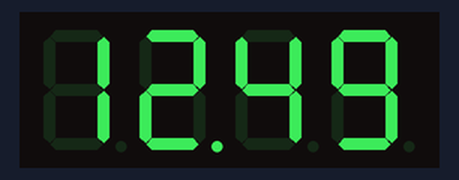
Recording of a sketch running on a simulated Arduino Uno R4 WiFi. Parts: 4-digit seven-segment display. Wiring (inferred from the names in the program): 4-digit 7-segment display, segments lit when LOW: segments D4, D5, D6, D7, D8, D9, D10, D11; digit selects D0, D1, D2, D3. The local clock reads 2024-03-15 10:24:30 at power-on unless the sketch sets it; the segment pins are drawn as the display they are named for.

Above: at 0.1 s.
At 60.6 s:
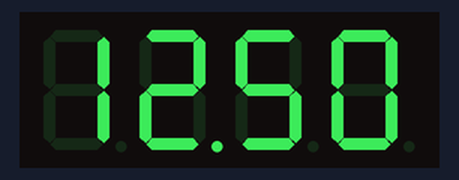
At 121.1 s:
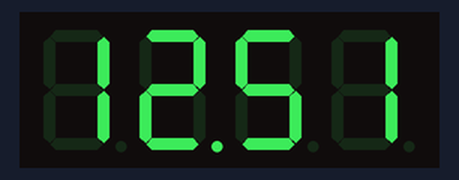

The sketch:

sketch_oct3a.ino
```cpp
// ========================================
// DISPLAY SHARP UP-700
// Reloj + mensajes - 4 dígitos
// ========================================
#include "RTC.h"
// ----------------------------------------
// CONFIGURACIÓN DE PINES
// ----------------------------------------

const int digitPins[4] = {0, 1, 2, 3};  // Dígitos, de izquierda a derecha

const int segmentPins[8] = {4, 5, 6, 7, 8, 9, 10, 11}; // Segmentos: A B C D E F G DP

const int tiempoDigito = 2; // Tiempo que permanece activo cada dígito (ms)

// ========================================
// PATRONES DE NÚMEROS
// ========================================

// Orden: A B C D E F G
// 1 = segmento encendido
// 0 = segmento apagado
const bool numeros[10][7] = {
  {1, 1, 1, 1, 1, 1, 0}, // 0
  {0, 1, 1, 0, 0, 0, 0}, // 1
  {1, 1, 0, 1, 1, 0, 1}, // 2
  {1, 1, 1, 1, 0, 0, 1}, // 3
  {0, 1, 1, 0, 0, 1, 1}, // 4
  {1, 0, 1, 1, 0, 1, 1}, // 5
  {1, 0, 1, 1, 1, 1, 1}, // 6
  {1, 1, 1, 0, 0, 0, 0}, // 7
  {1, 1, 1, 1, 1, 1, 1}, // 8
  {1, 1, 1, 1, 0, 1, 1}  // 9
};


// ========================================
// PATRONES PERSONALIZADOS
// ========================================

// Orden: A B C D E F G
const bool abecedario[26][7] = {

  {1, 1, 1, 0, 1, 1, 1}, // A 0
  {0, 0, 1, 1, 1, 1, 1}, // B 1
  {1, 0, 0, 1, 1, 1, 0}, // C 2
  {0, 1, 1, 1, 1, 0, 1}, // D 3
  {1, 0, 0, 1, 1, 1, 1}, // E 4
  {1, 0, 0, 0, 1, 1, 1}, // F 5
  {1, 0, 1, 1, 1, 1, 0}, // G 6
  {0, 1, 1, 0, 1, 1, 1}, // H 7
  {0, 0, 0, 0, 1, 1, 0}, // I 8
  {0, 1, 1, 1, 1, 0, 0}, // J 9
  {1, 0, 1, 0, 1, 1, 1}, // K 10
  {0, 0, 0, 1, 1, 1, 0}, // L 11
  {1, 1, 1, 0, 1, 1, 0}, // M 12
  {0, 0, 1, 0, 1, 0, 1}, // N 13
  {1, 1, 1, 1, 1, 1, 0}, // O 14
  {1, 1, 0, 0, 1, 1, 1}, // P 15
  {1, 1, 1, 1, 0, 1, 1}, // Q 16
  {0, 0, 0, 0, 1, 0, 1}, // R 17
  {1, 0, 1, 1, 0, 1, 1}, // S 18
  {0, 0, 0, 1, 1, 1, 1}, // T 19
  {0, 1, 1, 1, 1, 1, 0}, // U 20
  {0, 1, 1, 1, 1, 1, 0}, // V 21
  {0, 1, 1, 1, 1, 1, 0}, // W 22
  {0, 1, 1, 0, 1, 1, 1}, // X 23
  {0, 1, 1, 1, 0, 1, 1}, // Y 24
  {1, 1, 0, 1, 1, 0, 1}  // Z 25

};


// ========================================
// SETUP
// ========================================
void setup() {
  Serial.begin(9600);
  RTC.begin(); //Inicai el reloj interno de la placa
 RTCTime startTime(
    4,
    Month::OCTOBER,
    2026,
    12,
    49,
    0,
    DayOfWeek::SUNDAY,
    SaveLight::SAVING_TIME_ACTIVE
  );
  RTC.setTime(startTime);

  // Configurar dígitos
  for (int i = 0; i < 4; i++) {
    pinMode(digitPins[i], OUTPUT);
    digitalWrite(digitPins[i], LOW);

  }

  // Configurar segmentos
  for (int i = 0; i < 8; i++) {
    pinMode(segmentPins[i], OUTPUT);
    digitalWrite(segmentPins[i], HIGH);
  }
}

// ========================================
// APAGAR TODO
// ========================================
void apagarTodo() {
  // Apagar todos los dígitos
  for (int i = 0; i < 4; i++) {
    digitalWrite(digitPins[i], LOW);
  }
  // Apagar todos los segmentos
  for (int i = 0; i < 8; i++) {
    digitalWrite(segmentPins[i], HIGH);
  }
}
// ========================================
// MOSTRAR UN PATRÓN
// ========================================
void mostrarPatron(int posicion, const bool patron[7], bool punto = false) {
  apagarTodo(); // Primero apagamos todo para evitar segmentos fantasma

  // Activar los segmentos necesarios
  for (int i = 0; i < 7; i++) {
    if (patron[i]) {
      digitalWrite(segmentPins[i], LOW);
    }
  }

  // Activar el punto decimal si se solicita
  if (punto) {
    digitalWrite(segmentPins[7], LOW);
  }

  // Activar el dígito seleccionado
  digitalWrite(digitPins[posicion], HIGH);

  // Mantenerlo encendido durante un instante
  delay(tiempoDigito);
}
// ========================================
// MOSTRAR MENSAJE
// ========================================
void mostrarMensaje(const char mensaje[4]) {
  unsigned long inicio = millis();
  while (millis() - inicio < 4000) {
    mostrarPatron(0, abecedario[mensaje[0] - 'A']);
    mostrarPatron(1, abecedario[mensaje[1] - 'A']);
    mostrarPatron(2, abecedario[mensaje[2] - 'A']);
    mostrarPatron(3, abecedario[mensaje[3] - 'A']);
  }
}
// ========================================
// MOSTRAR HORA
// ========================================
void mostrarHoraRTC() {
  RTCTime horaActual;

  // Get current time from RTC
  RTC.getTime(horaActual);

  int hora = horaActual.getHour();
  int minutos = horaActual.getMinutes();

  unsigned long inicio = millis();

  while (millis() - inicio < 1000) {
    mostrarPatron(0, numeros[hora / 10]);// Primer dígito: decenas de la hora
    mostrarPatron(1, numeros[hora % 10], true);// Segundo dígito: unidades de la hora + punto
    mostrarPatron(2, numeros[minutos / 10]);// Tercer dígito: decenas de los minutos
    mostrarPatron(3, numeros[minutos % 10]);// Cuarto dígito: unidades de los minutos
  }
}

// ========================================
// LOOP
// ========================================

void loop() {
  mostrarHoraRTC();

}
```

Measured:
- what the display in image 0 shows lasts 60.5 s, from 0.0 s to 60.5 s
